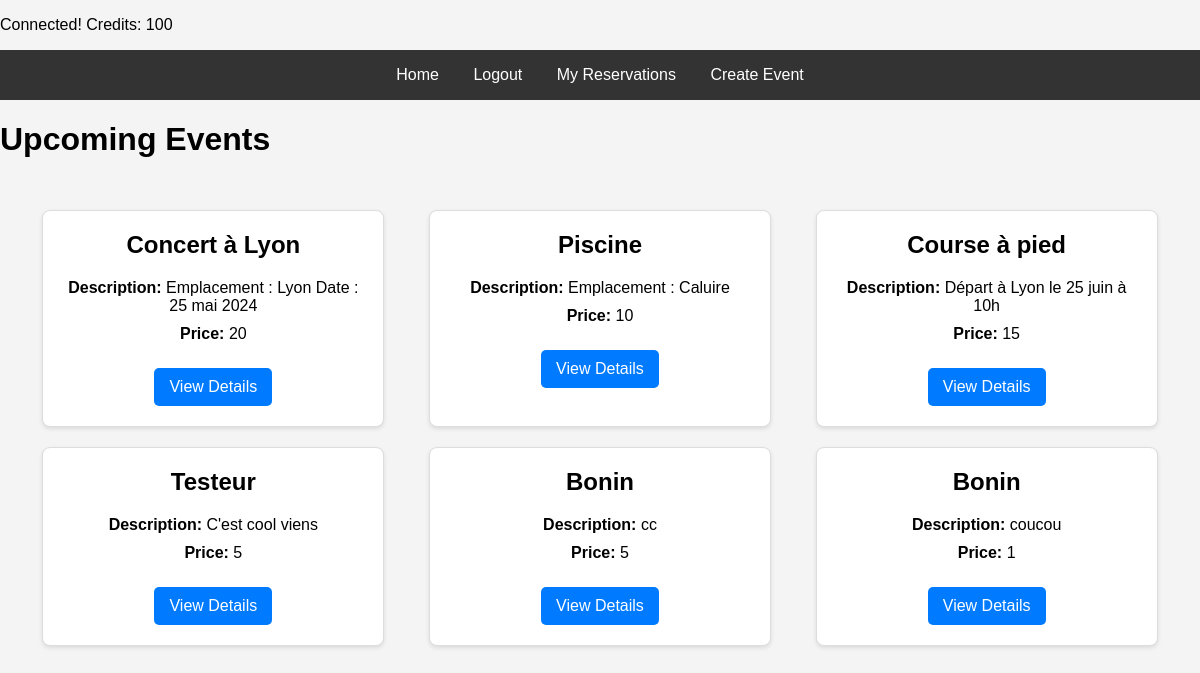
Screenshot of / (signed in) with the database file from the repository.
### app.py (models this page shows)
class User(db.Model):
    id = db.Column(db.Integer, primary_key=True)
    username = db.Column(db.String(150), unique=True, nullable=False)
    password = db.Column(db.String(150), nullable=False)
    credits = db.Column(db.Integer, nullable=False, default=0)

class Event(db.Model):
    id = db.Column(db.Integer, primary_key=True)
    name = db.Column(db.String(150), nullable=False)
    description = db.Column(db.Text, nullable=False)
    price = db.Column(db.Integer, nullable=False)

### app.py (the view)
@app.route('/')
def index():
    events = Event.query.all()
    return render_template('index.html', events=events)

### app.py (called while the page is built)
@app.before_request
def before_request():
    g.user = None
    if 'user_id' in session:
        g.user = User.query.get(session['user_id'])

@app.context_processor
def inject_user():
    return dict(user=g.user)

### templates/index.html
{% extends 'base.html' %}
{% block content %}
<h1>Upcoming Events</h1>
<div class="event-cards">
    {% for event in events %}
        <div class="event-card">
            <h2>{{ event.name }}</h2>
            <p><strong>Description:</strong> {{ event.description }}</p>
            <p><strong>Price:</strong> {{ event.price }}</p>
            <a href="{{ url_for('event', event_id=event.id) }}">View Details</a>
        </div>
    {% endfor %}
</div>
{% endblock %}

### templates/base.html (shortened to what this page needs)
<!DOCTYPE html>
<html lang="en">
<head>
    <link rel="stylesheet" href="{{ url_for('static', filename='style.css') }}">
</head>
<body>
    {% if user %}
        <p>Connected! Credits: {{ user.credits }}</p>
    {% endif %}
    <nav>
        <a href="{{ url_for('index') }}">Home</a>
        {% if user %}
            <a href="{{ url_for('logout') }}">Logout</a>
            <a href="{{ url_for('my_reservations') }}">My Reservations</a>
        {% else %}
            <a href="{{ url_for('login') }}">Login</a>
            <a href="{{ url_for('register') }}">Register</a>
        {% endif %}
        <a href="{{ url_for('create_event') }}">Create Event</a>
    </nav>
    <div>
        {% block content %}
        {% endblock %}
    </div>
</body>
</html>

### static/style.css (style rules this page uses)
body { font-family: Arial, sans-serif; background-color: #f4f4f4; margin: 0; padding: 0; }
nav { background-color: #333; color: #fff; padding: 1em; text-align: center; }
nav a { color: #fff; margin: 0 15px; text-decoration: none; }
.event-cards { display: flex; flex-wrap: wrap; justify-content: space-around; padding: 20px; }
.event-card { background-color: #fff; border: 1px solid #ddd; border-radius: 8px; box-shadow: 0 2px 4px rgba(0,0,0,0.1); margin: 10px; padding: 20px; width: 300px; text-align: center; }
.event-card h2 { margin-top: 0; }
.event-card p { margin: 10px 0; }
.event-card a { display: inline-block; margin-top: 15px; padding: 10px 15px; background-color: #007bff; color: #fff; text-decoration: none; border-radius: 5px; }

### rows the page displays
User: credits "100"
Event: name "Concert à Lyon", description "Emplacement : Lyon Date : 25 mai 2024", price "20"
Event: name "Piscine", description "Emplacement : Caluire", price "10"
Event: name "Course à pied", description "Départ à Lyon le 25 juin à 10h", price "15"
Event: name "Testeur", description "C'est cool viens", price "5"
Event: name "Bonin", description "cc", price "5"
Event: name "Bonin", description "coucou", price "1"
